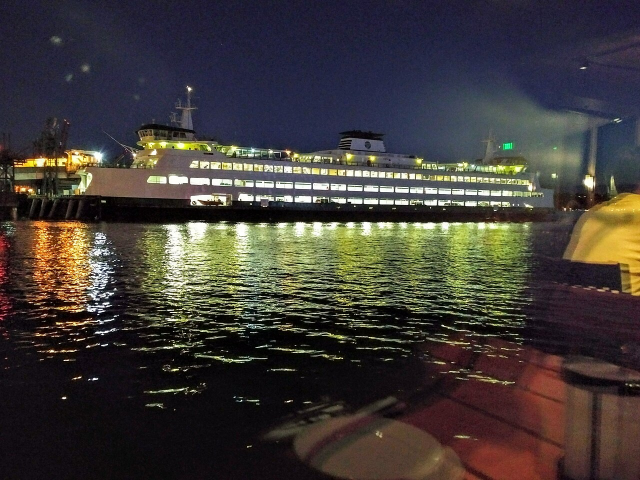
#> input picture atelier/refs/photos/ferry_night.jpg, 1280 x 960 px (shown at 1/2 size)
$ python -i screen.py   (imports and definitions only)   (older library calls are emulated)
#> lines starting #> are read from the running program, lines starting #| are printed output that depends on the picture
### backlot/core.py
"""backlot.core: the image convention every department shares, and file in/out.

An image is a float32 array H x W x 4: linear light, premultiplied alpha (the same convention as
Fable Studio). A matte is a float32 array H x W in 0..1. Colours are given as '#rrggbb' (display
values) and converted on the way in. Values above 1.0 are legal until the lab tone-maps them.
"""
import os
from pathlib import Path
import numpy as np
import cv2

F = np.float32
os.environ.setdefault('OPENCV_IO_ENABLE_OPENEXR', '1')

def s2l(x):
    x = np.asarray(x, F)
    return np.where(x <= .04045, x / 12.92, ((x + .055) / 1.055) ** 2.4).astype(F)

def l2s(x):
    x = np.clip(np.asarray(x, F), 0, None)
    return np.where(x <= .0031308, x * 12.92, 1.055 * np.power(x, 1 / 2.4) - .055).astype(F)

def col(c):
    """'#rrggbb', (r, g, b) in 0..255 or 0..1 display values -> linear rgb, float32[3]."""
    if isinstance(c, str):
        c = c.lstrip('#'); v = np.array([int(c[i:i + 2], 16) for i in (0, 2, 4)], F) / 255
    else:
        v = np.array(c[:3], F); v = v / 255 if v.max() > 1 else v
    return s2l(v)

# [6 lines left out: function canvas, not called in this run]

def lum(img):
    return img[..., 0] * .2126 + img[..., 1] * .7152 + img[..., 2] * .0722

def flat(img, bg='#000000'):
    """Composite onto an opaque background colour -> H x W x 3 linear."""
    return img[..., :3] + col(bg) * (1 - img[..., 3:4])

# [61 lines left out: functions load, save, resize, read_exr, not called in this run]

### backlot/screen.py
"""backlot.screen: the screening room. An agent cannot watch a film, so these turn motion and
colour into still pictures and numbers it can read.

    filmstrip   frames laid out in a grid, numbered
    onion       two frames overlaid (red = first, cyan = second): what moved, and how far
    motion_map  where the picture changes over the whole shot, as a heat map
    flicker     brightness per frame, plotted; the largest jump
    loop_seam   does the last frame run into the first as smoothly as any other cut?
    scopes      histogram, waveform and vectorscope beside the picture
    stats       value masses, chroma, warm share, detail: one line of numbers
"""
from pathlib import Path
import glob
import numpy as np
import cv2
from .core import F, load, save, lum, l2s, s2l, flat, resize

# [18 lines left out: functions _frames, _disp, not called in this run]

def _write(path, bgr):
    Path(path).parent.mkdir(parents=True, exist_ok=True); cv2.imwrite(str(path), bgr, [cv2.IMWRITE_JPEG_QUALITY, 88]); return str(path)

# [98 lines left out: functions sheet, filmstrip, onion, motion_map, flicker, loop_seam and 1 more, not called in this run]

def stats(img, crop=0.0):
    """Value masses, chroma, warm share, detail (the measurements Lit Window was tuned with)."""
    rgb = np.clip(l2s(flat(img, '#000000')), 0, 1)
    h, w = rgb.shape[:2]; c = int(min(h, w) * crop)
    rgb = rgb[c:h - c, c:w - c] if c else rgb
    lab = cv2.cvtColor(rgb.astype(F), cv2.COLOR_RGB2Lab)
    L, C = lab[..., 0], np.hypot(lab[..., 1], lab[..., 2])
    hue = np.degrees(np.arctan2(lab[..., 2], lab[..., 1])) % 360
    g = cv2.Laplacian(cv2.GaussianBlur(L, (3, 3), 0), cv2.CV_32F)
    return dict(dark=float((L < 35).mean()), mid=float(((L >= 35) & (L < 65)).mean()), light=float((L >= 65).mean()), chroma=float(C.mean()),
                warm=float(((C > 18) & ((hue < 95) | (hue > 330))).mean()), cool=float(((C > 10) & (hue > 180) & (hue < 300)).mean()),
                detail=float((np.abs(g) > 6).mean()), median_L=float(np.median(L)))

# [7 lines left out: function compare, not called in this run]

>>> import cv2
>>> picture = cv2.imread('../atelier/refs/photos/ferry_night.jpg', cv2.IMREAD_GRAYSCALE)
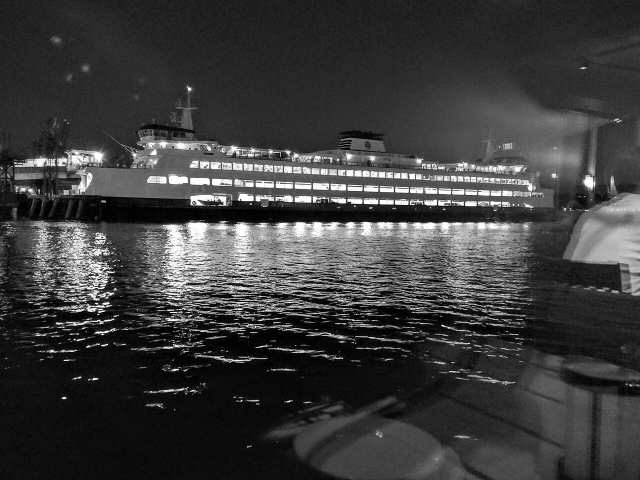
#> picture: shape (960, 1280) (shown at 1/2 size); min 0, max 255, mean 60.4
>>> result = stats(picture)
#> in l2s, `x = np.clip(np.asarray(x, F), 0, None)`: x = 960 rows, first 8: [25, 27, 27], [29, 29, 27], [32, 30, 27], [30, 30, 28], [30, 30, 28], [31, 30, 27], [29, 30, 28], [25, 29, 31]
#> in stats, `rgb = np.clip(l2s(flat(img, '#000000')), 0, 1)`: rgb = 960 rows, first 8: [1, 1, 1], [1, 1, 1], [1, 1, 1], [1, 1, 1], [1, 1, 1], [1, 1, 1], [1, 1, 1], [1, 1, 1]
#> (the run stopped early here; a loop or call above may not have finished)

$ run again, on atelier/refs/photos/ferry_tacoma_colman.jpg
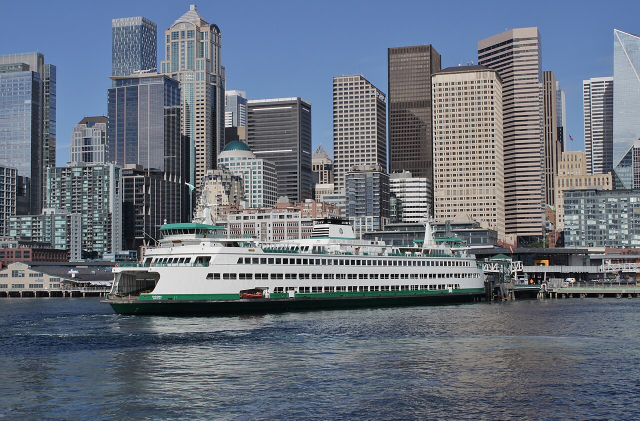
#> input picture atelier/refs/photos/ferry_tacoma_colman.jpg, 1280 x 841 px (shown at 1/2 size)
#> `picture = cv2.imread('../atelier/refs/photos/ferry_night.jpg', cv2.IMR..`:
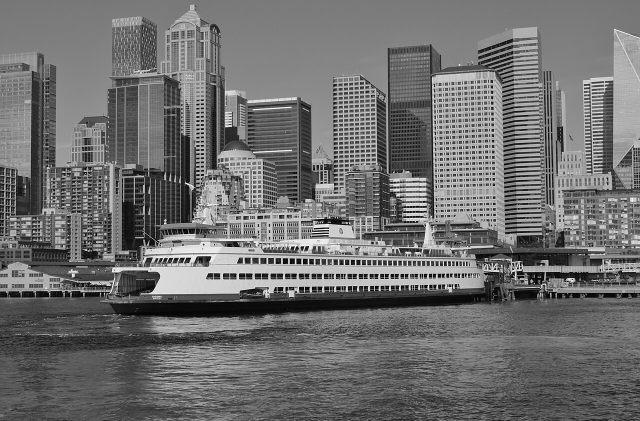
#> picture: shape (841, 1280) (shown at 1/2 size); min 0, max 255, mean 111.3
#> x = 841 rows, first 8: [118, 117, 117], [118, 117, 117], [118, 118, 117], [118, 118, 117], [119, 118, 117], [119, 118, 118], [119, 118, 118], [119, 118, 118]
#> rgb = 841 rows, first 8: [1, 1, 1], [1, 1, 1], [1, 1, 1], [1, 1, 1], [1, 1, 1], [1, 1, 1], [1, 1, 1], [1, 1, 1]
